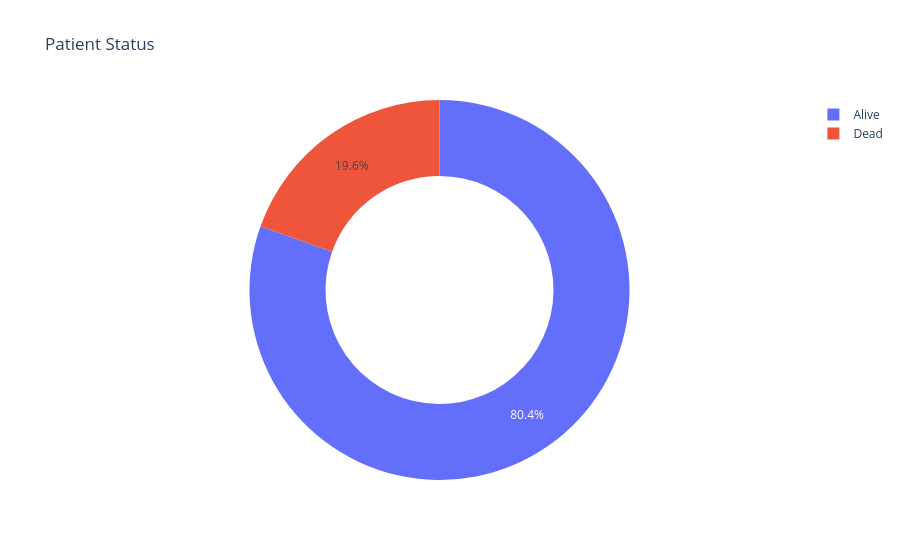

Notebook source saved alongside this figure:
### Markdown cell above
## Visualization

### Code cell
# patient_Status = df['Patient_Status'].value_counts() 
# transactions= patient_Status.index
# quantity = patient_Status.values

# figure = px.pie(
#     df,
#     values=quantity,
#     names=transactions,hole=0.60,
#     title="Patient Status"
# )
# figure.show()
figure = px.pie(
    df,
    names='Patient_Status',
    hole=0.6,
    title="Patient Status"
)

figure.show()

### Figure 1 — Plotly figure (JSON) as saved in the notebook; plotly's stock layout.template omitted (floating-point values rounded to 4 significant figures; data arrays with more than 128 entries replaced by an {"elided": "..."} marker saying what was removed)
{"data": [{"domain": {"x": [0, 1], "y": [0, 1]}, "hole": 0.6, "hovertemplate": "Patient_Status=%{label}<extra></extra>", "labels": {"elided": "317 str values"}, "legendgroup": "", "name": "", "showlegend": true, "type": "pie"}], "layout": {"legend": {"tracegroupgap": 0}, "title": {"text": "Patient Status"}}}
